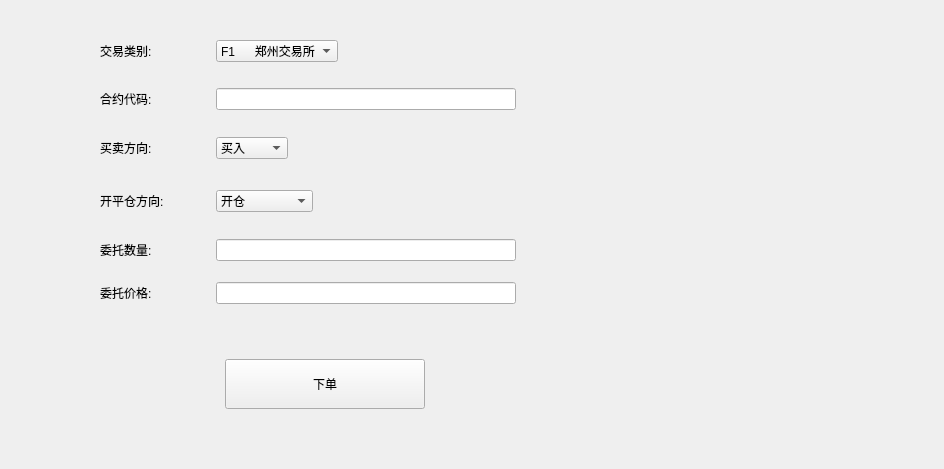
         <widget class="QWidget" name="order">
          <layout class="QGridLayout" name="gridLayout_2">
           <property name="leftMargin">
            <number>100</number>
           </property>
           <property name="topMargin">
            <number>0</number>
           </property>
           <item row="1" column="0">
            <widget class="QLabel" name="labelFutuExchType">
             <property name="text">
              <string>交易类别:</string>
             </property>
            </widget>
           </item>
           <item row="15" column="2">
            <spacer name="verticalSpacer_8">
             <property name="orientation">
              <enum>Qt::Vertical</enum>
             </property>
             <property name="sizeHint" stdset="0">
              <size>
               <width>20</width>
               <height>40</height>
              </size>
             </property>
            </spacer>
           </item>
           <item row="4" column="2">
            <spacer name="verticalSpacer_3">
             <property name="orientation">
              <enum>Qt::Vertical</enum>
             </property>
             <property name="sizeType">
              <enum>QSizePolicy::Fixed</enum>
             </property>
             <property name="sizeHint" stdset="0">
              <size>
               <width>20</width>
               <height>21</height>
              </size>
             </property>
            </spacer>
           </item>
           <item row="0" column="0" colspan="2">
            <spacer name="verticalSpacer_7">
             <property name="orientation">
              <enum>Qt::Vertical</enum>
             </property>
             <property name="sizeType">
              <enum>QSizePolicy::Fixed</enum>
             </property>
             <property name="sizeHint" stdset="0">
              <size>
               <width>20</width>
               <height>40</height>
              </size>
             </property>
            </spacer>
           </item>
           <item row="9" column="0">
            <widget class="QLabel" name="labelEntrustAmount">
             <property name="text">
              <string>委托数量:</string>
             </property>
            </widget>
           </item>
           <item row="7" column="0">
            <widget class="QLabel" name="labelFuturesDirection">
             <property name="text">
              <string>开平仓方向:</string>
             </property>
            </widget>
           </item>
           <item row="1" column="2">
            <widget class="QComboBox" name="futuExchType">
             <property name="sizePolicy">
              <sizepolicy hsizetype="Fixed" vsizetype="Fixed">
               <horstretch>0</horstretch>
               <verstretch>0</verstretch>
              </sizepolicy>
             </property>
             <item>
              <property name="text">
               <string>F1      郑州交易所</string>
              </property>
             </item>
             <item>
              <property name="text">
               <string>F2      大连交易所</string>
              </property>
             </item>
             <item>
              <property name="text">
               <string>F3      上海交易所</string>
              </property>
             </item>
             <item>
              <property name="text">
               <string>F4      金融交易所</string>
              </property>
             </item>
             <item>
              <property name="text">
               <string>F5      能源交易所</string>
              </property>
             </item>
            </widget>
           </item>
           <item row="3" column="1">
            <spacer name="horizontalSpacer_5">
             <property name="orientation">
              <enum>Qt::Horizontal</enum>
             </property>
             <property name="sizeType">
              <enum>QSizePolicy::Fixed</enum>
             </property>
             <property name="sizeHint" stdset="0">
              <size>
               <width>40</width>
               <height>20</height>
              </size>
             </property>
            </spacer>
           </item>
           <item row="7" column="4">
            <spacer name="horizontalSpacer_10">
             <property name="orientation">
              <enum>Qt::Horizontal</enum>
             </property>
             <property name="sizeHint" stdset="0">
              <size>
               <width>40</width>
               <height>20</height>
              </size>
             </property>
            </spacer>
           </item>
           <item row="3" column="0">
            <widget class="QLabel" name="labelFutuCode">
             <property name="text">
              <string>合约代码:</string>
             </property>
            </widget>
           </item>
           <item row="11" column="2" colspan="3">
            <widget class="QLineEdit" name="futuEntrustPrice">
             <property name="sizePolicy">
              <sizepolicy hsizetype="Fixed" vsizetype="Expanding">
               <horstretch>0</horstretch>
               <verstretch>0</verstretch>
              </sizepolicy>
             </property>
             <property name="minimumSize">
              <size>
               <width>300</width>
               <height>0</height>
              </size>
             </property>
             <property name="maximumSize">
              <size>
               <width>16777215</width>
               <height>30</height>
              </size>
             </property>
             <property name="maxLength">
              <number>12</number>
             </property>
            </widget>
           </item>
           <item row="8" column="2">
            <spacer name="verticalSpacer_5">
             <property name="orientation">
              <enum>Qt::Vertical</enum>
             </property>
             <property name="sizeType">
              <enum>QSizePolicy::Fixed</enum>
             </property>
             <property name="sizeHint" stdset="0">
              <size>
               <width>20</width>
               <height>21</height>
              </size>
             </property>
            </spacer>
           </item>
           <item row="11" column="1">
            <spacer name="horizontalSpacer_9">
             <property name="orientation">
              <enum>Qt::Horizontal</enum>
             </property>
             <property name="sizeType">
              <enum>QSizePolicy::Fixed</enum>
             </property>
             <property name="sizeHint" stdset="0">
              <size>
               <width>40</width>
               <height>20</height>
              </size>
             </property>
            </spacer>
           </item>
           <item row="1" column="3" colspan="2">
            <spacer name="horizontalSpacer_11">
             <property name="orientation">
              <enum>Qt::Horizontal</enum>
             </property>
             <property name="sizeHint" stdset="0">
              <size>
               <width>450</width>
               <height>20</height>
              </size>
             </property>
            </spacer>
           </item>
           <item row="10" column="2">
            <spacer name="verticalSpacer_6">
             <property name="orientation">
              <enum>Qt::Vertical</enum>
             </property>
             <property name="sizeType">
              <enum>QSizePolicy::Fixed</enum>
             </property>
             <property name="sizeHint" stdset="0">
              <size>
               <width>20</width>
               <height>15</height>
              </size>
             </property>
            </spacer>
           </item>
           <item row="11" column="0">
            <widget class="QLabel" name="labelFutuEntrustPrice">
             <property name="text">
              <string>委托价格:</string>
             </property>
            </widget>
           </item>
           <item row="5" column="1">
            <spacer name="horizontalSpacer_4">
             <property name="orientation">
              <enum>Qt::Horizontal</enum>
             </property>
             <property name="sizeType">
              <enum>QSizePolicy::Fixed</enum>
             </property>
             <property name="sizeHint" stdset="0">
              <size>
               <width>40</width>
               <height>20</height>
              </size>
             </property>
            </spacer>
           </item>
           <item row="5" column="0">
            <widget class="QLabel" name="labelEntrustBs">
             <property name="text">
              <string>买卖方向:</string>
             </property>
            </widget>
           </item>
           <item row="5" column="2" colspan="2">
            <widget class="QComboBox" name="entrustBs">
             <property name="sizePolicy">
              <sizepolicy hsizetype="Fixed" vsizetype="Fixed">
               <horstretch>0</horstretch>
               <verstretch>0</verstretch>
              </sizepolicy>
             </property>
             <item>
              <property name="text">
               <string>买入       </string>
              </property>
             </item>
             <item>
              <property name="text">
               <string>卖出       </string>
              </property>
             </item>
            </widget>
           </item>
           <item row="3" column="2" colspan="3">
            <widget class="QLineEdit" name="futuCode">
             <property name="sizePolicy">
              <sizepolicy hsizetype="Fixed" vsizetype="Expanding">
               <horstretch>0</horstretch>
               <verstretch>0</verstretch>
              </sizepolicy>
             </property>
             <property name="minimumSize">
              <size>
               <width>300</width>
               <height>0</height>
              </size>
             </property>
             <property name="maximumSize">
              <size>
               <width>16777215</width>
               <height>30</height>
              </size>
             </property>
             <property name="maxLength">
              <number>30</number>
             </property>
            </widget>
           </item>
           <item row="12" column="2">
            <spacer name="verticalSpacer">
             <property name="orientation">
              <enum>Qt::Vertical</enum>
             </property>
             <property name="sizeType">
              <enum>QSizePolicy::Fixed</enum>
             </property>
             <property name="sizeHint" stdset="0">
              <size>
               <width>20</width>
               <height>40</height>
              </size>
             </property>
            </spacer>
           </item>
           <item row="2" column="2">
            <spacer name="verticalSpacer_2">
             <property name="orientation">
              <enum>Qt::Vertical</enum>
             </property>
             <property name="sizeType">
              <enum>QSizePolicy::Fixed</enum>
             </property>
             <property name="sizeHint" stdset="0">
              <size>
               <width>20</width>
               <height>20</height>
              </size>
             </property>
            </spacer>
           </item>
           <item row="6" column="2">
            <spacer name="verticalSpacer_4">
             <property name="orientation">
              <enum>Qt::Vertical</enum>
             </property>
             <property name="sizeType">
              <enum>QSizePolicy::Fixed</enum>
             </property>
             <property name="sizeHint" stdset="0">
              <size>
               <width>20</width>
               <height>25</height>
              </size>
             </property>
            </spacer>
           </item>
           <item row="9" column="1">
            <spacer name="horizontalSpacer_8">
             <property name="orientation">
              <enum>Qt::Horizontal</enum>
             </property>
             <property name="sizeType">
              <enum>QSizePolicy::Fixed</enum>
             </property>
             <property name="sizeHint" stdset="0">
              <size>
               <width>40</width>
               <height>20</height>
              </size>
             </property>
            </spacer>
           </item>
           <item row="7" column="1">
            <spacer name="horizontalSpacer_7">
             <property name="orientation">
              <enum>Qt::Horizontal</enum>
             </property>
             <property name="sizeType">
              <enum>QSizePolicy::Fixed</enum>
             </property>
             <property name="sizeHint" stdset="0">
              <size>
               <width>40</width>
               <height>20</height>
              </size>
             </property>
            </spacer>
           </item>
           <item row="7" column="2" colspan="2">
            <widget class="QComboBox" name="futuresDirection">
             <property name="sizePolicy">
              <sizepolicy hsizetype="Fixed" vsizetype="Fixed">
               <horstretch>0</horstretch>
               <verstretch>0</verstretch>
              </sizepolicy>
             </property>
             <item>
              <property name="text">
               <string>开仓</string>
              </property>
             </item>
             <item>
              <property name="text">
               <string>平仓</string>
              </property>
             </item>
             <item>
              <property name="text">
               <string>交割</string>
              </property>
             </item>
             <item>
              <property name="text">
               <string>平今仓</string>
              </property>
             </item>
             <item>
              <property name="text">
               <string>平仓+平今仓</string>
              </property>
             </item>
            </widget>
           </item>
           <item row="5" column="4">
            <spacer name="horizontalSpacer_3">
             <property name="orientation">
              <enum>Qt::Horizontal</enum>
             </property>
             <property name="sizeHint" stdset="0">
              <size>
               <width>394</width>
               <height>20</height>
              </size>
             </property>
            </spacer>
           </item>
           <item row="9" column="2" colspan="3">
            <widget class="QLineEdit" name="entrustAmount">
             <property name="sizePolicy">
              <sizepolicy hsizetype="Fixed" vsizetype="Expanding">
               <horstretch>0</horstretch>
               <verstretch>0</verstretch>
              </sizepolicy>
             </property>
             <property name="minimumSize">
              <size>
               <width>300</width>
               <height>0</height>
              </size>
             </property>
             <property name="maximumSize">
              <size>
               <width>16777215</width>
               <height>30</height>
              </size>
             </property>
             <property name="maxLength">
              <number>12</number>
             </property>
            </widget>
           </item>
           <item row="1" column="1">
            <spacer name="horizontalSpacer_6">
             <property name="orientation">
              <enum>Qt::Horizontal</enum>
             </property>
             <property name="sizeType">
              <enum>QSizePolicy::Fixed</enum>
             </property>
             <property name="sizeHint" stdset="0">
              <size>
               <width>40</width>
               <height>20</height>
              </size>
             </property>
            </spacer>
           </item>
           <item row="14" column="2">
            <widget class="QWidget" name="noticeWidget" native="true">
             <property name="sizePolicy">
              <sizepolicy hsizetype="Preferred" vsizetype="Preferred">
               <horstretch>0</horstretch>
               <verstretch>0</verstretch>
              </sizepolicy>
             </property>
             <layout class="QHBoxLayout" name="horizontalLayout_2" stretch="0,0,0">
              <item>
               <widget class="QPushButton" name="orderConfirm">
                <property name="sizePolicy">
                 <sizepolicy hsizetype="Fixed" vsizetype="Fixed">
                  <horstretch>0</horstretch>
                  <verstretch>0</verstretch>
                 </sizepolicy>
                </property>
                <property name="minimumSize">
                 <size>
                  <width>200</width>
                  <height>50</height>
                 </size>
                </property>
                <property name="cursor">
                 <cursorShape>PointingHandCursor</cursorShape>
                </property>
                <property name="text">
                 <string>下单</string>
                </property>
                <property name="shortcut">
                 <string>Return</string>
                </property>
               </widget>
              </item>
              <item>
               <spacer name="horizontalSpacer_2">
                <property name="orientation">
                 <enum>Qt::Horizontal</enum>
                </property>
                <property name="sizeType">
                 <enum>QSizePolicy::Fixed</enum>
                </property>
                <property name="sizeHint" stdset="0">
                 <size>
                  <width>30</width>
                  <height>20</height>
                 </size>
                </property>
               </spacer>
              </item>
              <item>
               <widget class="QLabel" name="error">
                <property name="sizePolicy">
                 <sizepolicy hsizetype="Fixed" vsizetype="Preferred">
                  <horstretch>0</horstretch>
                  <verstretch>0</verstretch>
                 </sizepolicy>
                </property>
                <property name="maximumSize">
                 <size>
                  <width>100</width>
                  <height>16777215</height>
                 </size>
                </property>
                <property name="text">
                 <string/>
                </property>
               </widget>
              </item>
             </layout>
            </widget>
           </item>
          </layout>
         </widget>
